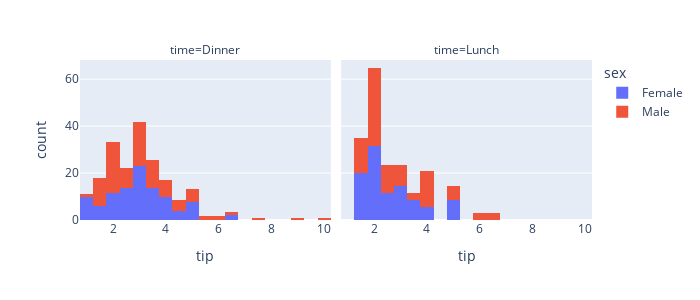

Notebook code cell kept with this figure:
### Code cell
px.histogram(df , "tip" , color="sex" , facet_col="time" , barmode="relative" ,nbins=30 ,histnorm="percent" , width=700 , height=300)

### Figure 1 — Plotly figure (JSON) as saved in the notebook; plotly's stock layout.template omitted (floating-point values rounded to 4 significant figures)
{"data": [{"alignmentgroup": "True", "bingroup": "x", "histnorm": "percent", "hovertemplate": "sex=Female<br>time=Dinner<br>tip=%{x}<br>count=%{y}<extra></extra>", "legendgroup": "Female", "marker": {"color": "#636efa"}, "name": "Female", "nbinsx": 30, "offsetgroup": "Female", "orientation": "v", "showlegend": true, "type": "histogram", "x": [1.01, 3.61, 5, 3.02, 1.67, 3.5, 2.75, 2.23, 3, 3, 2.45, 3.07, 2.6, 5.2, 1.5, 2.47, 1, 3, 3.14, 5, 2.2, 1, 4.3, 3.25, 2.5, 3, 2.5, 3.48, 4.08, 4, 1, 4, 3.5, 5.14, 3.75, 2.61, 2, 3, 1.61, 2, 4, 3.5, 3.5, 2.23, 2.5, 6.5, 1.1, 3.09, 2.88, 4.67, 2, 3], "xaxis": "x", "yaxis": "y"}, {"alignmentgroup": "True", "bingroup": "x", "histnorm": "percent", "hovertemplate": "sex=Female<br>time=Lunch<br>tip=%{x}<br>count=%{y}<extra></extra>", "legendgroup": "Female", "marker": {"color": "#636efa"}, "name": "Female", "nbinsx": 30, "offsetgroup": "Female", "orientation": "v", "showlegend": false, "type": "histogram", "x": [1.83, 5.17, 1.5, 1.8, 2.92, 1.68, 2.52, 4.2, 2, 2, 2.83, 1.5, 2, 3.25, 1.25, 2, 2, 2.75, 3.5, 5, 2.3, 1.5, 1.36, 1.63, 4.19, 5, 2, 2.01, 2, 2.5, 3.23, 3.48, 3, 2.5, 2], "xaxis": "x2", "yaxis": "y2"}, {"alignmentgroup": "True", "bingroup": "x", "histnorm": "percent", "hovertemplate": "sex=Male<br>time=Dinner<br>tip=%{x}<br>count=%{y}<extra></extra>", "legendgroup": "Male", "marker": {"color": "#EF553B"}, "name": "Male", "nbinsx": 30, "offsetgroup": "Male", "orientation": "v", "showlegend": true, "type": "histogram", "x": [1.66, 3.5, 3.31, 4.71, 2, 3.12, 1.96, 3.23, 1.71, 1.57, 3, 3.92, 3.71, 3.35, 4.08, 7.58, 3.18, 2.34, 2, 2, 4.3, 1.45, 2.5, 3.27, 3.6, 2, 2.31, 5, 2.24, 2.54, 3.06, 1.32, 5.6, 3, 5, 6, 2.05, 3, 2.5, 1.56, 4.34, 3.51, 3, 1.76, 6.73, 3.21, 2, 1.98, 3.76, 2.64, 3.15, 2.01, 2.09, 1.97, 1.25, 3.08, 3, 3.5, 4.73, 4, 1.5, 3, 1.5, 1.64, 4.06, 4.29, 3.76, 3, 4, 2.55, 5.07, 2.5, 2, 2.74, 2, 2, 5, 2, 3.5, 2.5, 2, 3.48, 2.24, 4.5, 10, 3.16, 5.15, 3.18, 4, 3.11, 2, 2, 3.55, 3.68, 5.65, 3.5, 6.5, 3, 5, 2, 4, 1.5, 3.41, 3, 2.03, 2, 5.16, 9, 3, 1.5, 1.44, 3, 2.72, 2, 3, 3.39, 1.47, 3, 1.25, 1, 1.17, 5.92, 2, 1.75], "xaxis": "x", "yaxis": "y"}, {"alignmentgroup": "True", "bingroup": "x", "histnorm": "percent", "hovertemplate": "sex=Male<br>time=Lunch<br>tip=%{x}<br>count=%{y}<extra></extra>", "legendgroup": "Male", "marker": {"color": "#EF553B"}, "name": "Male", "nbinsx": 30, "offsetgroup": "Male", "orientation": "v", "showlegend": false, "type": "histogram", "x": [4, 3, 2.71, 3, 3.4, 5, 2.03, 2, 4, 5.85, 3, 2.31, 2.5, 2, 1.48, 2.18, 1.5, 2, 6.7, 5, 1.73, 2, 2.56, 2.02, 4, 1.44, 2, 2, 4, 4, 2.2, 1.92, 1.58], "xaxis": "x2", "yaxis": "y2"}], "layout": {"annotations": [{"font": {}, "showarrow": false, "text": "time=Dinner", "x": 0.245, "xanchor": "center", "xref": "paper", "y": 1, "yanchor": "bottom", "yref": "paper"}, {"font": {}, "showarrow": false, "text": "time=Lunch", "x": 0.755, "xanchor": "center", "xref": "paper", "y": 1, "yanchor": "bottom", "yref": "paper"}], "barmode": "relative", "height": 300, "legend": {"title": {"text": "sex"}, "tracegroupgap": 0}, "margin": {"t": 60}, "width": 700, "xaxis": {"anchor": "y", "domain": [0, 0.49], "title": {"text": "tip"}}, "xaxis2": {"anchor": "y2", "domain": [0.51, 1], "matches": "x", "title": {"text": "tip"}}, "yaxis": {"anchor": "x", "domain": [0, 1], "title": {"text": "count"}}, "yaxis2": {"anchor": "x2", "domain": [0, 1], "matches": "y", "showticklabels": false}}}
